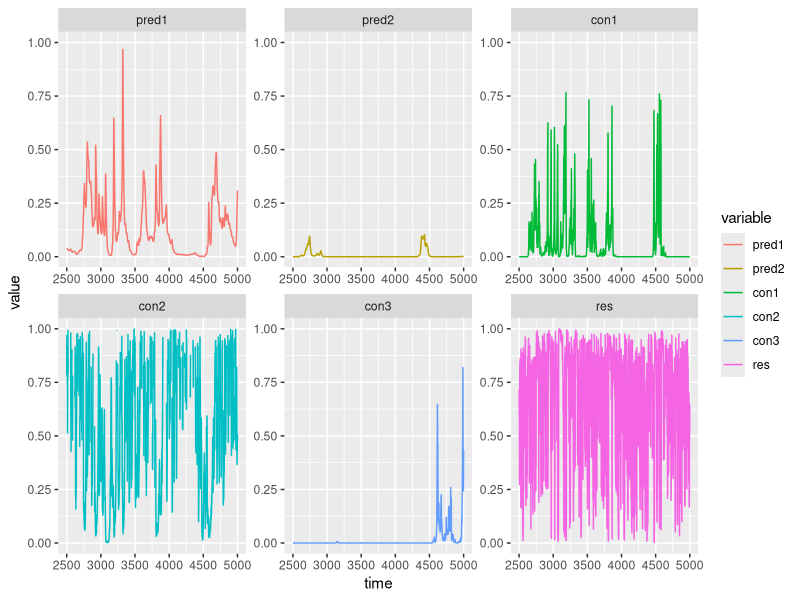

R code for this plot:
library(deSolve)
library(ggplot2)
library(reshape)
library(cowplot)
library(tidyverse)

VassFox_Cvar <- function (Time, State, Pars) {
  with(as.list(c(State, Pars)), {
    #M_C1_j = M_C1_0 * exp()
    #M_C2_j = M_C2_0 * exp()
    
    dP = - (M_P * P) + ( ( (J_P * P) * ( (O_P_C1 * C1) + ( (1 - O_P_C1) * C2) ) ) / ( (O_P_C1 * C1) + ((1 - O_P_C1) * C2) + C_0) ) 
    dC1 = - (M_C1 * C1) + ( (O_C1_R * J_C1 * C1 * R) / (R + R_0_1) ) - ( (O_P_C1 * J_P * P * C1) / ( (O_P_C1 * C1) + ((1 - O_P_C1) * C2) + C_0) )
    dC2 = - (M_C2 * C2) + ( (O_C2_R * J_C2 * C2 * R) / (R + R_0_2) ) - ( ((1-O_P_C1) * J_P * P * C2) / ( (O_P_C1 * C1) + ((1 - O_P_C1) * C2) + C_0) )
    dR = r * R * (1 - (R / K)) - ( (O_C1_R * J_C1 * C1 * R) / (R + R_0_1) ) - ( (O_C2_R * J_C2 * C2 * R) / (R + R_0_2) )
    
    return(list(c(dP, dC1, dC2, dR)))
    
  })
}





VassFox_Cvar_2P_3C <-function(Time, State, Pars){
  
  with(as.list(c(State, Pars)), {
    #M_C1_j = M_C1_0 * exp()
    #M_C2_j = M_C2_0 * exp()
    
    
    #variables to make math easier to read
    
    
    all_c_p1 <- ( (O_P1_C1 * C1) +  (O_P1_C2 * C2) + (1-(O_P1_C1 + O_P1_C2)) * C3) 
    
    
    all_c_p2 <- ( (O_P2_C1 * C1) +  (O_P2_C2 * C2) + (1-(O_P2_C1 + O_P2_C2)) * C3) 
    
    both_preds_eat_C1 <- ( (O_P1_C1 * J_P1 * P1 * C1) / ( all_c_p1+all_c_p2+C_0 )) + ( (O_P2_C1 * J_P2 * P2 * C1) / ( all_c_p1+all_c_p2+C_0 ))
    
    both_preds_eat_C2<- ( ( O_P1_C2 * J_P1 * P1 * C2) / ( all_c_p1+all_c_p2+C_0 )) + ( (O_P2_C2 * J_P2 * P2 * C2) / ( all_c_p1+all_c_p2+C_0 ))
    
    
    both_preds_eat_C3<- ( ( (1-(O_P1_C1 + O_P1_C2  )) * J_P1 * P1 * C3) / ( all_c_p1+all_c_p2+C_0 )) + ( ((1-(O_P2_C1 + O_P2_C2  ))* J_P2 * P2 * C3) / ( all_c_p1+all_c_p2+C_0 ))
    
    
    
    dP_1 = - (M_P1 * P1) + ( ( (J_P1 * P1) * ( (O_P1_C1 * C1) + ( O_P1_C2 * C2) + (1-(O_P1_C1 + O_P1_C2  )) * C3  ) ) / (all_c_p1 +all_c_p2+C_0))
  
  
    dP_2 = - (M_P2 * P2) + ( ( (J_P2 * P2) * ( (O_P2_C1 * C1) + (O_P2_C2 * C2) + (1-(O_P2_C1 + O_P2_C2  )) * C3 ) ) / (all_c_p1 +all_c_p2+C_0))
    
    
    #dP = - (M_P * P) + ( ( (J_P * P) * ( (O_P_C1 * C1) + ( (1 - O_P_C1) * C2) ) ) / ( (O_P_C1 * C1) + ((1 - O_P_C1) * C2) + C_0) ) 
    #dC1 = - (M_C1 * C1) + ( (O_C1_R * J_C1 * C1 * R) / (R + R_0_1) ) - ( (O_P1_C1 * J_P1 * P1 * C1) / ( (O_P1_C1 * C1) + ((1 - O_P1_C1) * C2) + C_0) )

    
    
    
    dC1 = - (M_C1 * C1) + ( (O_C1_R * J_C1 * C1 * R) / (R + R_0_1) ) - both_preds_eat_C1
    dC2 = - (M_C2 * C2) + ( (O_C2_R * J_C2 * C2 * R) / (R + R_0_2) ) - both_preds_eat_C2
    dC3 = - (M_C3 * C3) + ( (O_C3_R * J_C3 * C3 * R) / (R + R_0_3) ) - both_preds_eat_C3
    
    dR = r * R * (1 - (R / K)) - ( (O_C1_R * J_C1 * C1 * R) / (R + R_0_1) ) - ( (O_C2_R * J_C2 * C2 * R) / (R + R_0_2) ) -  ( (O_C3_R * J_C3 * C3 * R) / (R + R_0_3) )
    
    return(list(c(dP_1, dP_2, dC1, dC2,dC3, dR)))
    
  })


}


#enviro flux consumers
sigma <- 0.8
ro <- -0.2

z <- matrix(data = rnorm(n = 2*5000, mean = 0, sd = 1), nrow = 2)
cholesky <- matrix(data = c(sigma^2, ro * (sigma ^2), ro * (sigma ^2), sigma ^2), 
                   nrow = 2)
g <- cholesky %*% z
M_C1_temp <- 0.4 * exp(g[1,])
M_C2_temp <- 0.2 * exp(g[2,])

#redraw fluxs for C3, rather then make a 3x matrix, its easier to do this.
z <- matrix(data = rnorm(n = 2*5000, mean = 0, sd = 1), nrow = 2)
g <- cholesky %*% z

M_C3_temp <- 0.25 * exp(g[1,])



#enviro flux preds
pred_sigma <-.1
pred_ro <- -0.2

z_pred <- matrix(data = rnorm(n = 2*5000, mean = 0, sd = 1), nrow = 2)

pred_cholesky <- matrix(data = c(pred_sigma^2, pred_ro * (pred_sigma ^2), pred_ro * (pred_sigma ^2),pred_sigma^2 ),nrow=2)

g_pred <- pred_cholesky %*% z_pred

M_P1_temp <-0.09*exp(g_pred[1,])
M_P2_temp <-0.12*exp(g_pred[2,])



#enviro flux resource
res_sigma <-0.9
res_ro <- -0.1

z_res<-rnorm(n=5000,mean=0,sd=1)

res_cholesky<-matrix(data = c(res_sigma^2, res_ro*(res_sigma ^2)),ncol=1)

g_res <-res_cholesky %*% z_res

r_temp <- 1*exp(g_res[1,])


State <- c(P1 = 1, P2=1, C1 = 1, C2 = 1,C3 =1, R = 1)
Time <- seq(0, 5000, by = 1)

results <- matrix(data=NA, nrow=5000, ncol=6)
results[1,] <- State

for (t in 2:(5000)) {
  M_C1 <- M_C1_temp[t]
  M_C2 <- M_C2_temp[t]
  M_C3 <- M_C3_temp[t]
  
  M_P1 <- M_P1_temp[t]
  M_P2 <- M_P2_temp[t]
  r <- r_temp[t]
  # from Table 1
  pars <- c(
    # resource intrinsic rate of growth
    #r = 1.0,
    r=r,
    # resource carrying capacity
    K = 1.0,
    # consumer 1 ingestion rate
    J_C1 = 0.8036,
    # consumer 2 ingestion rate
    J_C2 = 0.7036,
    # consumer 3 ingestion rate
    J_C3 = 0.923,
    # predator ingestion rate
    J_P1 = 0.85,
    J_P2 = 0.4,
    # medial consumer 1 mortality rate
    M_C1 = M_C1,
    # medial consumer 2 mortality rate
    M_C2 = M_C2,
    # medial consumer 3 mortality rate
    M_C3 = M_C3,
    # predator mortality rate
    #M_P = 0.08,
    M_P1 = M_P1,
    M_P2 = M_P2,
    # half saturation constant
    R_0_1 = 0.16129,
    R_0_2 = 0.9,
    R_0_3 = 0.66,
    
    C_0 = 0.5,
    # preference coefficient
    O_P1_C1 = 0.45,
    O_P2_C1 = 0.1,
   
    O_P1_C2= 0.1,
    O_P2_C2 = 0.42,
    
    
    O_C1_R = .91,
    O_C2_R = 0.98,
    O_C3_R = 0.9,
    sigma=sigma,
    ro=ro
  )
  
  State <- c(P1 = results[t-1,1], P2 = results[t-1,2],C1 = results[t-1,3], C2 = results[t-1,4], C3 = results[t-1,5],R = results[t-1,6])
  VF_out <- as.data.frame(ode(func = VassFox_Cvar_2P_3C, y = State, parms = pars, times = seq(0,1)), 
                          events = list(func = eventfun))
  
  results[t,] <- c(VF_out[2,2],VF_out[2,3], VF_out[2,4], VF_out[2,5], VF_out[2,6],VF_out[2,7])
  
}

dat<- data.frame(pred1=results[,1],pred2=results[,2],con1=results[,3],con2=results[,4],con3=results[,5],res=results[,6])
d<-melt(dat)
d$time<-c(rep(seq(1,5000),6))


d<-d[d$time>2500,]
#ggplot(d, aes(x=time,y=value,color = variable))+geom_line()+facet_wrap( ~ variable, scales="free")


scale<-1
#quartz(width=5, height=5)
#plot(results[2500:5000,1]*scale, type="l", col="black")
#lines(results[2500:5000,2]*scale, col="red")
#lines(results[2500:5000,3]*scale, col="blue")
#lines(results[2500:5000,4]*scale, col="purple")
#lines(results[2500:5000,5]*scale, col="green")
#legend("topright", c("predator 1", "predator 2", "prey 1", "prey 2", "resource"), col=c("black", "red", "blue", "purple", "green"), lty=1, lwd=2)



ggplot(d, aes(x=time,y=value,color = variable))+geom_line()+ylim(0,1)+facet_wrap( ~ variable, scales="free")
